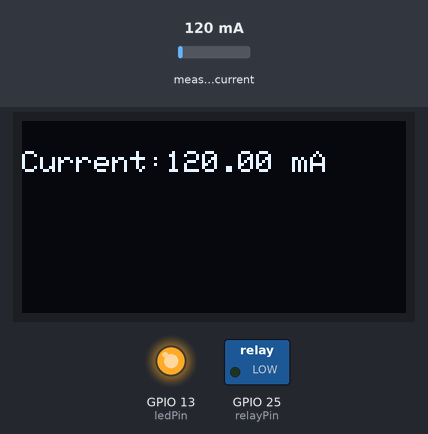
Bench run of a sketch on a simulated ESP32. On the bench: 128×64 one-colour display, switched loads named in the sketch (green lamp = pin HIGH), output pins drawn as LEDs (lit = HIGH). Inputs (shaded band) come from the test bench; at power-on: measured current 120 mA.

Above: at 1.2 s.
1.3 s: measured current set to 40 mA
At 4.5 s:
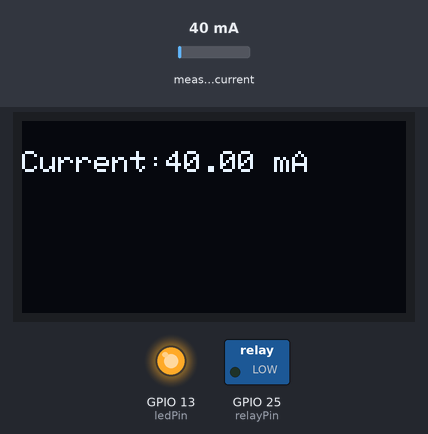
5.6 s: measured current set to 500 mA
At 8.5 s:
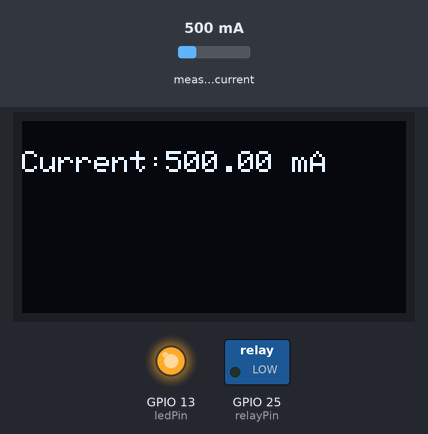
9.6 s: measured current set to 1000 mA
At 15.3 s:
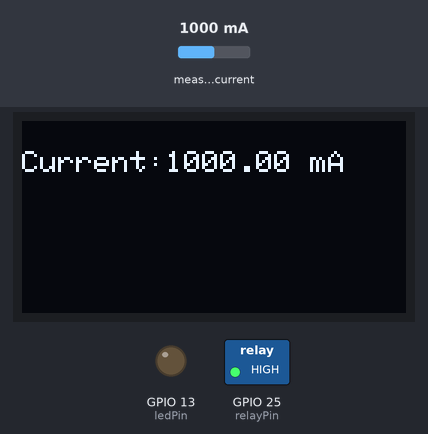
Timing chart, 0 to 19.6 s (numbered marks = the images above; inputs shaded):
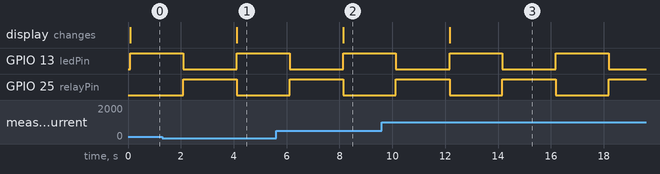

Measured:
- after the input at 1.3 s, the display: changes after 2.8 s (image 1)
- after the input at 5.6 s, the display: changes after 2.5 s (image 2)
- after the input at 9.6 s, the display: changes after 2.6 s (image 3)
- by itself, GPIO 13 (ledPin), GPIO 25 (relayPin): alternates HIGH for 2.0 s and LOW for 2.0 s

The sketch:

Only_Current_Code.ino
```cpp
#include <Wire.h>
#include <Adafruit_GFX.h>
#include <Adafruit_SSD1306.h>
#include <Adafruit_INA219.h>

Adafruit_SSD1306 display(128,64,&Wire,-1);
Adafruit_INA219 ina219;

int relayPin = 25;
int ledPin = 13;

void setup()
{
Serial.begin(115200);

pinMode(relayPin,OUTPUT);
pinMode(ledPin,OUTPUT);

Wire.begin(26,27);

display.begin(SSD1306_SWITCHCAPVCC,0x3C);
display.clearDisplay();
display.setTextSize(2);
display.setTextColor(WHITE);
display.setCursor(10,20);
display.println("START");
display.display();

ina219.begin();
}

void loop()
{
float current = ina219.getCurrent_mA();

display.clearDisplay();
display.setTextSize(1);
display.setCursor(0,10);
display.print("Current:");
display.print(current);
display.println(" mA");
display.display();

digitalWrite(relayPin,LOW);
digitalWrite(ledPin,HIGH);
delay(2000);

digitalWrite(relayPin,HIGH);
digitalWrite(ledPin,LOW);
delay(2000);
}
```
